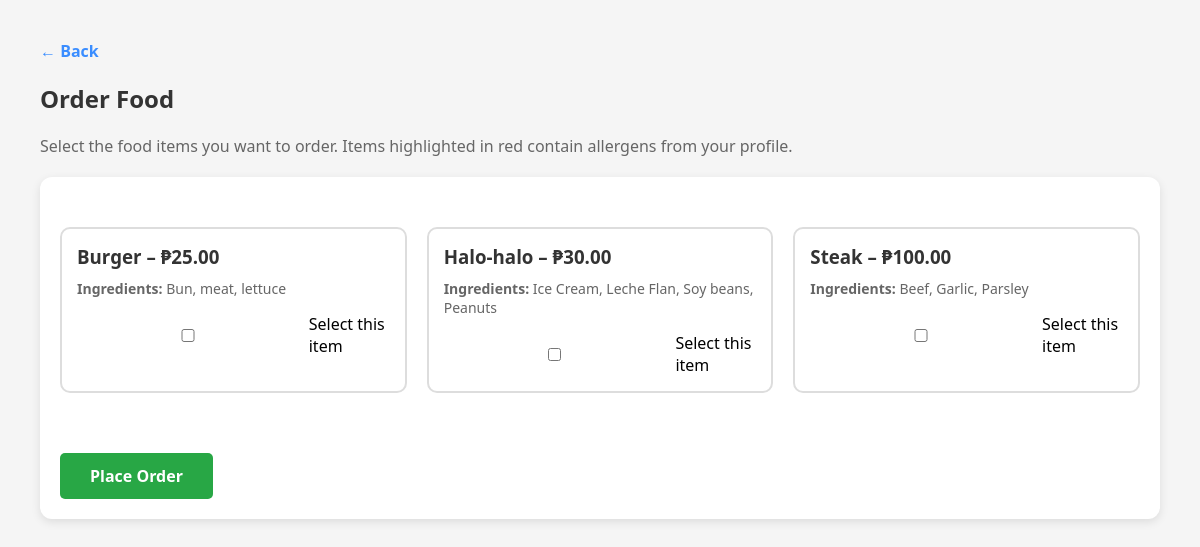
/kiosk.php (signed in), run on the app's committed database.
### tables this page shows
CREATE TABLE `food` (
  `id` int(11) NOT NULL,
  `name` varchar(100) DEFAULT NULL,
  `ingredients` text DEFAULT NULL,
  `price` decimal(10,2) DEFAULT NULL,
  `image` varchar(255) DEFAULT NULL
);

### kiosk.php (the view, shortened to what this page needs)
<?php
include "db.php";
?>
<!DOCTYPE html>
<html lang="en">
<head>
<link rel="stylesheet" href="styles.css">
</head>
<body>
<div class="kiosk-container">
    <a href="client_dashboard.php" class="back-link">&larr; Back</a>
    <h2>Order Food</h2>
    <p style="color: #666; margin-bottom: 20px;">Select the food items you want to order. Items highlighted in red contain allergens from your profile.</p>
    <form method="post">
        <div class="food-container">
            <?php
            $stmt = $conn->prepare("SELECT id, name, price, ingredients FROM food ORDER BY name ASC");
            $stmt->execute();
            $foods = $stmt->get_result();
            while($f = $foods->fetch_assoc()):
                $highlight = "";
            ?>
                <div class="food-card <?php echo $highlight; ?>">
                    <h3><?php echo htmlspecialchars($f['name']); ?> – ₱<?php echo number_format($f['price'], 2); ?></h3>
                    <p><strong>Ingredients:</strong> <?php echo htmlspecialchars($f['ingredients']); ?></p>
                    <label>
                        <input type="checkbox" name="food_ids[]" value="<?php echo $f['id']; ?>">
                        Select this item
                    </label>
                </div>
            <?php
            endwhile;
            ?>
        </div>
        <button type="submit" name="order_foods" class="order-button">Place Order</button>
    </form>
</div>
</body>
</html>

### styles.css (style rules this page uses)
* { margin:0; padding:0; box-sizing:border-box; font-family: 'Segoe UI', Tahoma, Geneva, Verdana, sans-serif; }
body { background:#f5f5f5; padding:20px; }
h2, h3 { color:#333; margin-bottom:20px; }
button, .btn { padding:10px 20px; border:none; border-radius:8px; background:#3A8DFF; color:#fff; cursor:pointer; transition:0.3s; text-decoration:none; display:inline-block; font-size:14px; }
a { text-decoration:none; color:#3A8DFF; transition:0.3s; }
form { background:#fff; padding:20px; border-radius:12px; box-shadow:0 3px 10px rgba(0,0,0,0.1); margin-bottom:20px; }
input, select, textarea { width:100%; padding:12px; margin:8px 0; border:1px solid #ccc; border-radius:8px; outline:none; transition:0.3s; }

### kiosk.php (style rules this page uses)
.kiosk-container { max-width: 1200px; margin: 0 auto; padding: 20px; }
.back-link { display: inline-block; margin-bottom: 20px; color: #3A8DFF; text-decoration: none; font-weight: bold; }
.food-container { display: grid; grid-template-columns: repeat(auto-fill, minmax(280px, 1fr)); gap: 20px; margin: 30px 0; }
.food-card { border: 2px solid #ddd; border-radius: 10px; padding: 15px; background: #fff; transition: all 0.3s; }
.food-card h3 { margin: 0 0 10px 0; color: #333; }
.food-card p { margin: 8px 0; color: #666; font-size: 14px; }
.food-card label { display: flex; align-items: center; margin-top: 15px; cursor: pointer; }
.food-card input[type="checkbox"] { margin-right: 10px; cursor: pointer; }
.order-button { margin-top: 30px; padding: 12px 30px; background: #28a745; color: white; border: none; border-radius: 5px; cursor: pointer; font-size: 16px; font-weight: bold; }

### data on the page
food: name "Burger", price "25.00", ingredients "Bun, meat, lettuce"
food: name "Halo-halo", price "30.00", ingredients "Ice Cream, Leche Flan, Soy beans, Peanuts"
food: name "Steak", price "100.00", ingredients "Beef, Garlic, Parsley"
